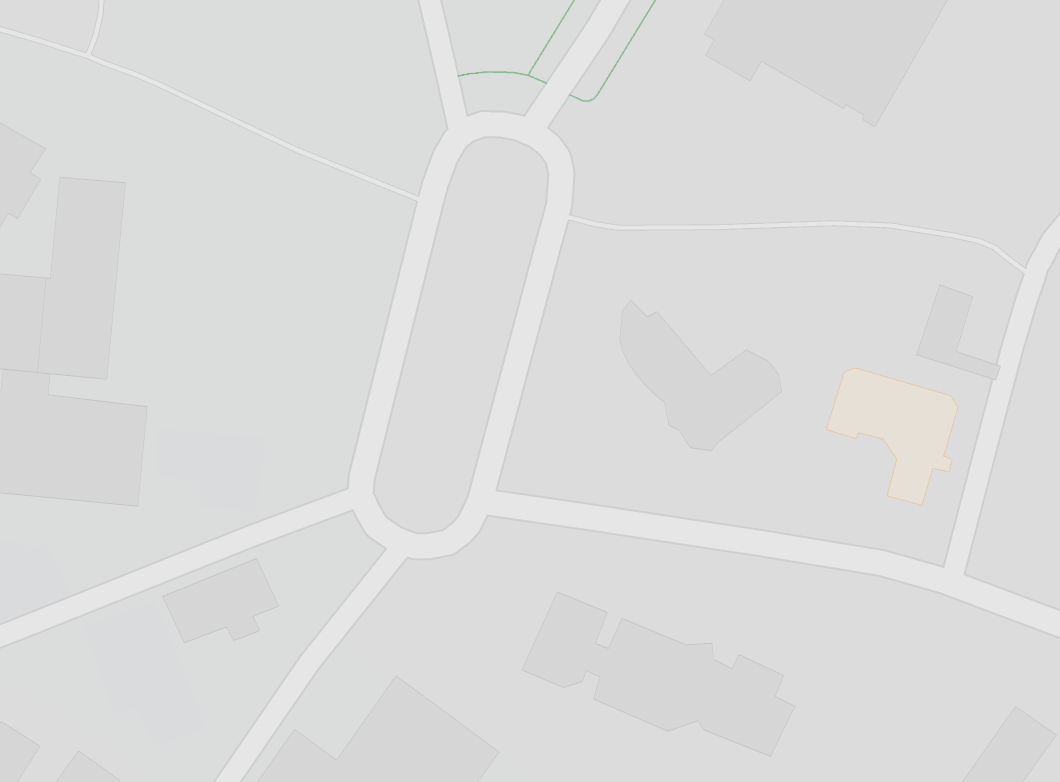
#> input picture test.png, 1060 x 782 px
$ python main.py
#> lines starting #> are read from the running program, lines starting #| are printed output that depends on the picture; after the words box and inside, x2 and y2 are one past the last pixel; in counts of white or black regions, pixels touching at a corner belong together
#> in main, img is the input picture: shape (782, 1060, 3); mean B, G, R 219.6, 219.7, 219.5
import cv2
import numpy as np
from math import floor
import tcod as libtcod
import argparse

def parse_args():
    """ Arguments parser. """
    parser = argparse.ArgumentParser()
    parser.add_argument("-d", "--debug", help="Toggle debug mode", action='store_true')
    parser.add_argument("-p", "--path", help="Path to the input map", type=str, default="test.png")
    parser.add_argument("-x", "--width", help="Width of the final ASCII map", type=int, default=100)
    parser.add_argument("-y", "--height", help="Height of the final ASCII map", type=int, default=100)
    args = parser.parse_args()

    return args

def get_binarised(img, debug):

#> called with debug = False
    if debug:
        cv2.imshow("Original image", img)
        cv2.waitKey(0)

    # Convert to gray levels
    img = cv2.cvtColor(img, cv2.COLOR_BGR2GRAY)
#> img: shape (782, 1060)
    if debug:
        cv2.imshow("B&W Image", img)
        cv2.waitKey(0)

    # Binarise (manual threshold)
    # Otsu erases buildings, so manula thresholding for now
    thres, img =  cv2.threshold(img, 225, 255, cv2.THRESH_BINARY)
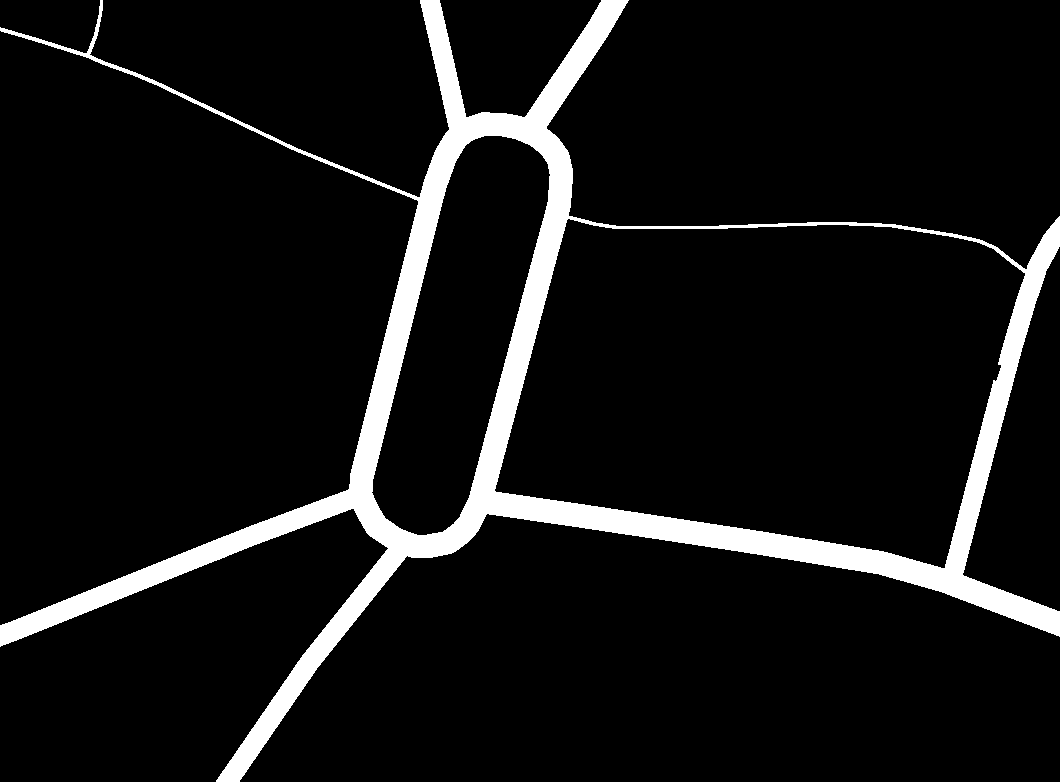
#> img: shape (782, 1060); 8.1% white; 1 white region, box (x1, y1, x2, y2) and area: (0, 0, 1060, 782) 67355

    if debug:
        cv2.imshow("Binarised Image", img)
        cv2.waitKey(0)

    return img

def binarised_to_ascii(edges, w, h, debug):
    # map final size
#> called with w = 100, h = 100, debug = False
    ascii_map = np.empty((h, w), dtype='str')
    ascii_map[:] = ' '

    # block size
    br = floor(edges.shape[0] / h)
#> br = 7
    bc = floor(edges.shape[1] / w)
#> bc = 10

    pixel_threshold = (br + bc) / 1
#> pixel_threshold = 17

    for y in range(h):
        for x in range(w):
            if np.count_nonzero(edges[x*br:(x*br)+br, y*bc:(y*bc)+bc]) > pixel_threshold:
                ascii_map[y,x] = '.'

    if debug:
        libtcod.console_set_custom_font('Anikki_square_8x8.png', libtcod.FONT_LAYOUT_ASCII_INROW)
        libtcod.console_init_root(w, h, 'Test', False)
        con = libtcod.console_new(w, h)
        libtcod.console_set_default_foreground(con, libtcod.white)

        for y in range(h):
            for x in range(w):
                libtcod.console_put_char(con, x, y, str(ascii_map[x,y]))

        libtcod.console_blit(con, 0, 0, w, h, 0, 0, 0)
        libtcod.console_flush()

        while not libtcod.console_is_window_closed():
            pass

    return ascii_map


def main(args):
    # Load image
    img = cv2.imread(args.path)
    img_edges = get_binarised(img, args.debug)
    ascii_map = binarised_to_ascii(img_edges, args.width, args.height, args.debug)


if __name__ == '__main__':
    args = parse_args()
    main(args)

$ run again, with example.png copied over test.png
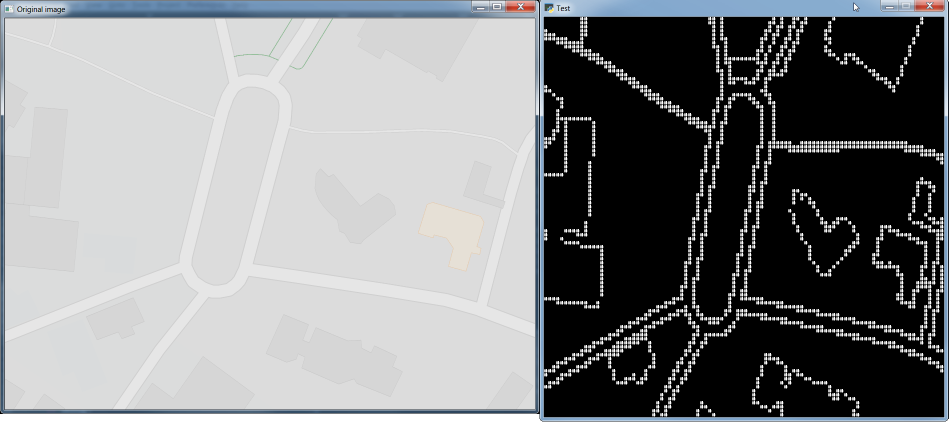
#> input picture example.png, 1897 x 845 px (shown at 1/2 size)
#> in main, img is the input picture: shape (845, 1897, 3); mean B, G, R 136.6, 135, 133.4
#> in get_binarised, `img = cv2.cvtColor(img, cv2.COLOR_BGR2GRAY)`:
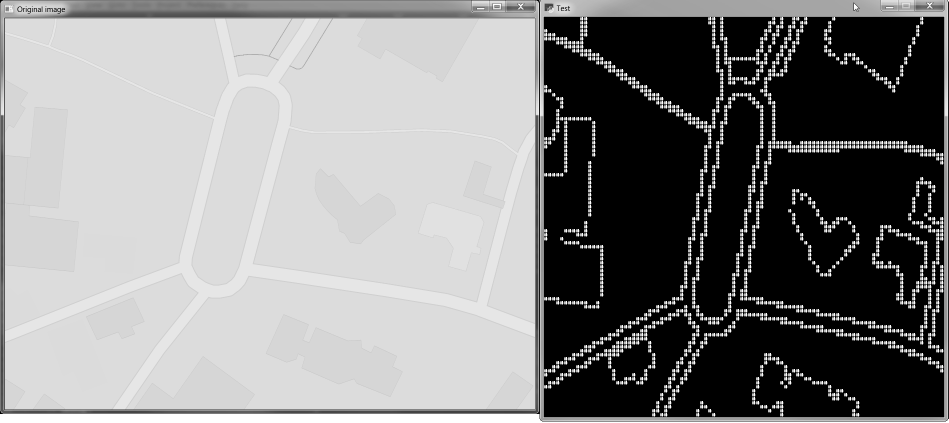
#> img: shape (845, 1897) (shown at 1/2 size); min 0, max 255, mean 134.8
#> in get_binarised, `thres, img =  cv2.threshold(img, 225, 255, cv2.THRESH_BINARY)`:
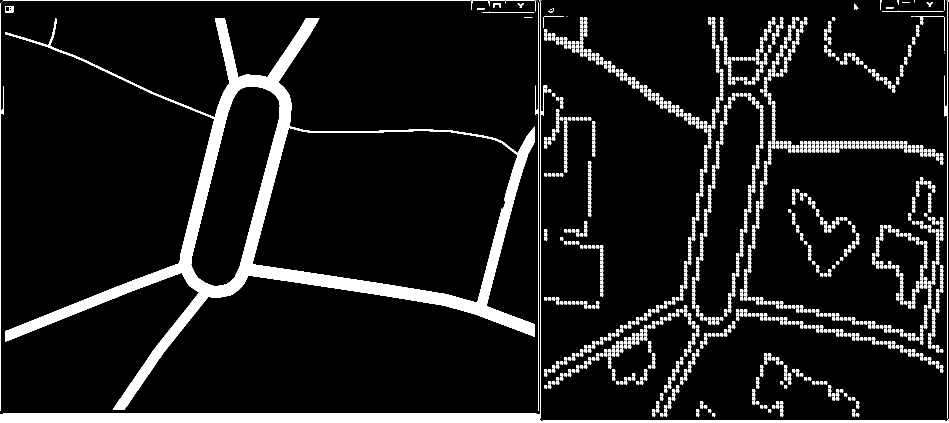
#> img: shape (845, 1897) (shown at 1/2 size); 9.1% white; 1543 white regions (25 under 20 px), largest, box (x1, y1, x2, y2) and area: (10, 37, 1070, 819) 67355, (0, 828, 1897, 845) 20003, (6, 826, 1073, 827) 1067
